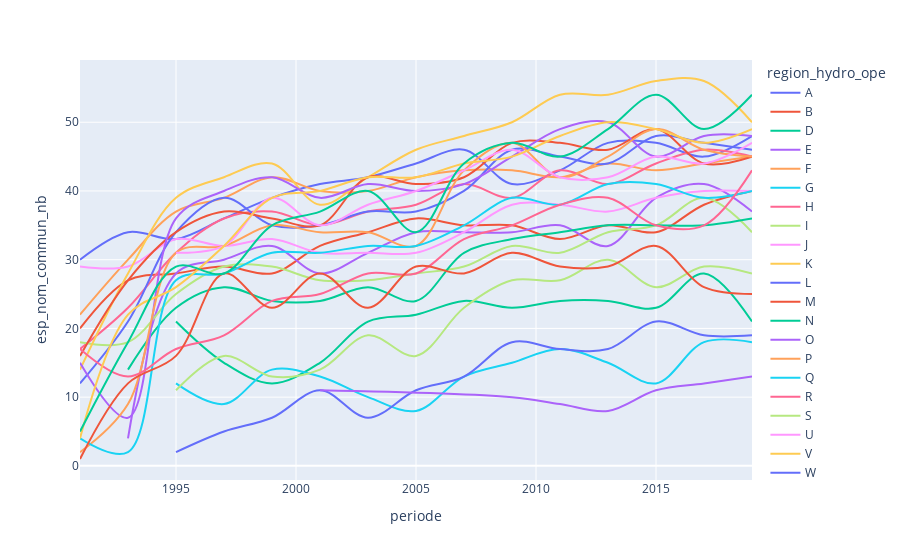

This figure's notebook cell:
### Code cell
# Evolution de la richesse spécifique des régions au court du temps, combiné
fig = px.line(
    df_regions, x="periode", y="esp_nom_commun_nb", color="region_hydro_ope",
    line_shape="spline", render_mode="svg")
fig.show()

### Figure 1 — Plotly figure (JSON) as saved in the notebook; plotly's stock layout.template omitted (floating-point values rounded to 4 significant figures)
{"data": [{"hovertemplate": "region_hydro_ope=A<br>periode=%{x}<br>esp_nom_commun_nb=%{y}<extra></extra>", "legendgroup": "A", "line": {"color": "#636efa", "dash": "solid", "shape": "spline"}, "mode": "lines", "name": "A", "orientation": "v", "showlegend": true, "type": "scatter", "x": [1991, 1993, 1995, 1997, 1999, 2001, 2003, 2005, 2007, 2009, 2011, 2013, 2015, 2017, 2019], "xaxis": "x", "y": [30, 34, 33, 36, 39, 41, 42, 44, 46, 41, 43, 47, 47, 45, 48], "yaxis": "y"}, {"hovertemplate": "region_hydro_ope=B<br>periode=%{x}<br>esp_nom_commun_nb=%{y}<extra></extra>", "legendgroup": "B", "line": {"color": "#EF553B", "dash": "solid", "shape": "spline"}, "mode": "lines", "name": "B", "orientation": "v", "showlegend": true, "type": "scatter", "x": [1991, 1993, 1995, 1997, 1999, 2001, 2003, 2005, 2007, 2009, 2011, 2013, 2015, 2017, 2019], "xaxis": "x", "y": [20, 27, 28, 29, 28, 32, 34, 36, 35, 35, 33, 35, 34, 38, 40], "yaxis": "y"}, {"hovertemplate": "region_hydro_ope=D<br>periode=%{x}<br>esp_nom_commun_nb=%{y}<extra></extra>", "legendgroup": "D", "line": {"color": "#00cc96", "dash": "solid", "shape": "spline"}, "mode": "lines", "name": "D", "orientation": "v", "showlegend": true, "type": "scatter", "x": [1995, 1997, 1999, 2001, 2003, 2005, 2007, 2009, 2011, 2013, 2015, 2017, 2019], "xaxis": "x", "y": [21, 15, 12, 15, 21, 22, 24, 23, 24, 24, 23, 28, 21], "yaxis": "y"}, {"hovertemplate": "region_hydro_ope=E<br>periode=%{x}<br>esp_nom_commun_nb=%{y}<extra></extra>", "legendgroup": "E", "line": {"color": "#ab63fa", "dash": "solid", "shape": "spline"}, "mode": "lines", "name": "E", "orientation": "v", "showlegend": true, "type": "scatter", "x": [1993, 1995, 1997, 1999, 2001, 2003, 2005, 2007, 2009, 2011, 2013, 2015, 2017, 2019], "xaxis": "x", "y": [4, 28, 30, 32, 28, 31, 34, 34, 34, 35, 32, 39, 41, 37], "yaxis": "y"}, {"hovertemplate": "region_hydro_ope=F<br>periode=%{x}<br>esp_nom_commun_nb=%{y}<extra></extra>", "legendgroup": "F", "line": {"color": "#FFA15A", "dash": "solid", "shape": "spline"}, "mode": "lines", "name": "F", "orientation": "v", "showlegend": true, "type": "scatter", "x": [1991, 1993, 1995, 1997, 1999, 2001, 2003, 2005, 2007, 2009, 2011, 2013, 2015, 2017, 2019], "xaxis": "x", "y": [22, 30, 37, 39, 42, 40, 40, 42, 43, 43, 42, 44, 43, 44, 45], "yaxis": "y"}, {"hovertemplate": "region_hydro_ope=G<br>periode=%{x}<br>esp_nom_commun_nb=%{y}<extra></extra>", "legendgroup": "G", "line": {"color": "#19d3f3", "dash": "solid", "shape": "spline"}, "mode": "lines", "name": "G", "orientation": "v", "showlegend": true, "type": "scatter", "x": [1995, 1997, 1999, 2001, 2003, 2005, 2007, 2009, 2011, 2013, 2015, 2017, 2019], "xaxis": "x", "y": [12, 9, 14, 13, 10, 8, 13, 15, 17, 15, 12, 18, 18], "yaxis": "y"}, {"hovertemplate": "region_hydro_ope=H<br>periode=%{x}<br>esp_nom_commun_nb=%{y}<extra></extra>", "legendgroup": "H", "line": {"color": "#FF6692", "dash": "solid", "shape": "spline"}, "mode": "lines", "name": "H", "orientation": "v", "showlegend": true, "type": "scatter", "x": [1991, 1993, 1995, 1997, 1999, 2001, 2003, 2005, 2007, 2009, 2011, 2013, 2015, 2017, 2019], "xaxis": "x", "y": [17, 23, 31, 36, 37, 35, 37, 38, 41, 39, 43, 41, 44, 46, 45], "yaxis": "y"}, {"hovertemplate": "region_hydro_ope=I<br>periode=%{x}<br>esp_nom_commun_nb=%{y}<extra></extra>", "legendgroup": "I", "line": {"color": "#B6E880", "dash": "solid", "shape": "spline"}, "mode": "lines", "name": "I", "orientation": "v", "showlegend": true, "type": "scatter", "x": [1991, 1993, 1995, 1997, 1999, 2001, 2003, 2005, 2007, 2009, 2011, 2013, 2015, 2017, 2019], "xaxis": "x", "y": [18, 18, 25, 29, 29, 27, 27, 28, 29, 32, 31, 34, 35, 39, 34], "yaxis": "y"}, {"hovertemplate": "region_hydro_ope=J<br>periode=%{x}<br>esp_nom_commun_nb=%{y}<extra></extra>", "legendgroup": "J", "line": {"color": "#FF97FF", "dash": "solid", "shape": "spline"}, "mode": "lines", "name": "J", "orientation": "v", "showlegend": true, "type": "scatter", "x": [1991, 1993, 1995, 1997, 1999, 2001, 2003, 2005, 2007, 2009, 2011, 2013, 2015, 2017, 2019], "xaxis": "x", "y": [29, 29, 33, 32, 33, 31, 31, 31, 34, 38, 38, 37, 39, 40, 40], "yaxis": "y"}, {"hovertemplate": "region_hydro_ope=K<br>periode=%{x}<br>esp_nom_commun_nb=%{y}<extra></extra>", "legendgroup": "K", "line": {"color": "#FECB52", "dash": "solid", "shape": "spline"}, "mode": "lines", "name": "K", "orientation": "v", "showlegend": true, "type": "scatter", "x": [1991, 1993, 1995, 1997, 1999, 2001, 2003, 2005, 2007, 2009, 2011, 2013, 2015, 2017, 2019], "xaxis": "x", "y": [14, 28, 39, 42, 44, 38, 42, 46, 48, 50, 54, 54, 56, 56, 50], "yaxis": "y"}, {"hovertemplate": "region_hydro_ope=L<br>periode=%{x}<br>esp_nom_commun_nb=%{y}<extra></extra>", "legendgroup": "L", "line": {"color": "#636efa", "dash": "solid", "shape": "spline"}, "mode": "lines", "name": "L", "orientation": "v", "showlegend": true, "type": "scatter", "x": [1991, 1993, 1995, 1997, 1999, 2001, 2003, 2005, 2007, 2009, 2011, 2013, 2015, 2017, 2019], "xaxis": "x", "y": [12, 21, 34, 39, 35, 35, 37, 37, 40, 46, 45, 44, 48, 47, 46], "yaxis": "y"}, {"hovertemplate": "region_hydro_ope=M<br>periode=%{x}<br>esp_nom_commun_nb=%{y}<extra></extra>", "legendgroup": "M", "line": {"color": "#EF553B", "dash": "solid", "shape": "spline"}, "mode": "lines", "name": "M", "orientation": "v", "showlegend": true, "type": "scatter", "x": [1991, 1993, 1995, 1997, 1999, 2001, 2003, 2005, 2007, 2009, 2011, 2013, 2015, 2017, 2019], "xaxis": "x", "y": [16, 27, 34, 37, 36, 35, 42, 41, 42, 47, 47, 46, 49, 44, 45], "yaxis": "y"}, {"hovertemplate": "region_hydro_ope=N<br>periode=%{x}<br>esp_nom_commun_nb=%{y}<extra></extra>", "legendgroup": "N", "line": {"color": "#00cc96", "dash": "solid", "shape": "spline"}, "mode": "lines", "name": "N", "orientation": "v", "showlegend": true, "type": "scatter", "x": [1993, 1995, 1997, 1999, 2001, 2003, 2005, 2007, 2009, 2011, 2013, 2015, 2017, 2019], "xaxis": "x", "y": [14, 23, 26, 24, 24, 26, 24, 31, 33, 34, 35, 35, 35, 36], "yaxis": "y"}, {"hovertemplate": "region_hydro_ope=O<br>periode=%{x}<br>esp_nom_commun_nb=%{y}<extra></extra>", "legendgroup": "O", "line": {"color": "#ab63fa", "dash": "solid", "shape": "spline"}, "mode": "lines", "name": "O", "orientation": "v", "showlegend": true, "type": "scatter", "x": [1991, 1993, 1995, 1997, 1999, 2001, 2003, 2005, 2007, 2009, 2011, 2013, 2015, 2017, 2019], "xaxis": "x", "y": [15, 7, 36, 40, 42, 39, 41, 40, 41, 45, 49, 50, 45, 48, 48], "yaxis": "y"}, {"hovertemplate": "region_hydro_ope=P<br>periode=%{x}<br>esp_nom_commun_nb=%{y}<extra></extra>", "legendgroup": "P", "line": {"color": "#FFA15A", "dash": "solid", "shape": "spline"}, "mode": "lines", "name": "P", "orientation": "v", "showlegend": true, "type": "scatter", "x": [1991, 1993, 1995, 1997, 1999, 2001, 2003, 2005, 2007, 2009, 2011, 2013, 2015, 2017, 2019], "xaxis": "x", "y": [2, 9, 31, 32, 35, 34, 34, 32, 43, 47, 42, 45, 49, 46, 45], "yaxis": "y"}, {"hovertemplate": "region_hydro_ope=Q<br>periode=%{x}<br>esp_nom_commun_nb=%{y}<extra></extra>", "legendgroup": "Q", "line": {"color": "#19d3f3", "dash": "solid", "shape": "spline"}, "mode": "lines", "name": "Q", "orientation": "v", "showlegend": true, "type": "scatter", "x": [1991, 1993, 1995, 1997, 1999, 2001, 2003, 2005, 2007, 2009, 2011, 2013, 2015, 2017, 2019], "xaxis": "x", "y": [4, 2, 27, 28, 31, 31, 32, 32, 35, 39, 38, 41, 41, 39, 40], "yaxis": "y"}, {"hovertemplate": "region_hydro_ope=R<br>periode=%{x}<br>esp_nom_commun_nb=%{y}<extra></extra>", "legendgroup": "R", "line": {"color": "#FF6692", "dash": "solid", "shape": "spline"}, "mode": "lines", "name": "R", "orientation": "v", "showlegend": true, "type": "scatter", "x": [1991, 1993, 1995, 1997, 1999, 2001, 2003, 2005, 2007, 2009, 2011, 2013, 2015, 2017, 2019], "xaxis": "x", "y": [17, 13, 17, 19, 24, 25, 28, 28, 33, 35, 38, 39, 35, 35, 43], "yaxis": "y"}, {"hovertemplate": "region_hydro_ope=S<br>periode=%{x}<br>esp_nom_commun_nb=%{y}<extra></extra>", "legendgroup": "S", "line": {"color": "#B6E880", "dash": "solid", "shape": "spline"}, "mode": "lines", "name": "S", "orientation": "v", "showlegend": true, "type": "scatter", "x": [1995, 1997, 1999, 2001, 2003, 2005, 2007, 2009, 2011, 2013, 2015, 2017, 2019], "xaxis": "x", "y": [11, 16, 13, 14, 19, 16, 23, 27, 27, 30, 26, 29, 28], "yaxis": "y"}, {"hovertemplate": "region_hydro_ope=U<br>periode=%{x}<br>esp_nom_commun_nb=%{y}<extra></extra>", "legendgroup": "U", "line": {"color": "#FF97FF", "dash": "solid", "shape": "spline"}, "mode": "lines", "name": "U", "orientation": "v", "showlegend": true, "type": "scatter", "x": [1995, 1997, 1999, 2001, 2003, 2005, 2007, 2009, 2011, 2013, 2015, 2017, 2019], "xaxis": "x", "y": [31, 32, 39, 35, 38, 40, 43, 46, 42, 42, 45, 44, 47], "yaxis": "y"}, {"hovertemplate": "region_hydro_ope=V<br>periode=%{x}<br>esp_nom_commun_nb=%{y}<extra></extra>", "legendgroup": "V", "line": {"color": "#FECB52", "dash": "solid", "shape": "spline"}, "mode": "lines", "name": "V", "orientation": "v", "showlegend": true, "type": "scatter", "x": [1991, 1993, 1995, 1997, 1999, 2001, 2003, 2005, 2007, 2009, 2011, 2013, 2015, 2017, 2019], "xaxis": "x", "y": [4, 22, 26, 32, 39, 40, 42, 42, 44, 45, 48, 50, 49, 47, 49], "yaxis": "y"}, {"hovertemplate": "region_hydro_ope=W<br>periode=%{x}<br>esp_nom_commun_nb=%{y}<extra></extra>", "legendgroup": "W", "line": {"color": "#636efa", "dash": "solid", "shape": "spline"}, "mode": "lines", "name": "W", "orientation": "v", "showlegend": true, "type": "scatter", "x": [1995, 1997, 1999, 2001, 2003, 2005, 2007, 2009, 2011, 2013, 2015, 2017, 2019], "xaxis": "x", "y": [2, 5, 7, 11, 7, 11, 13, 18, 17, 17, 21, 19, 19], "yaxis": "y"}, {"hovertemplate": "region_hydro_ope=X<br>periode=%{x}<br>esp_nom_commun_nb=%{y}<extra></extra>", "legendgroup": "X", "line": {"color": "#EF553B", "dash": "solid", "shape": "spline"}, "mode": "lines", "name": "X", "orientation": "v", "showlegend": true, "type": "scatter", "x": [1991, 1993, 1995, 1997, 1999, 2001, 2003, 2005, 2007, 2009, 2011, 2013, 2015, 2017, 2019], "xaxis": "x", "y": [1, 12, 16, 28, 23, 28, 23, 29, 28, 31, 29, 29, 32, 26, 25], "yaxis": "y"}, {"hovertemplate": "region_hydro_ope=Y<br>periode=%{x}<br>esp_nom_commun_nb=%{y}<extra></extra>", "legendgroup": "Y", "line": {"color": "#00cc96", "dash": "solid", "shape": "spline"}, "mode": "lines", "name": "Y", "orientation": "v", "showlegend": true, "type": "scatter", "x": [1991, 1993, 1995, 1997, 1999, 2001, 2003, 2005, 2007, 2009, 2011, 2013, 2015, 2017, 2019], "xaxis": "x", "y": [5, 18, 29, 28, 35, 37, 40, 34, 44, 47, 45, 49, 54, 49, 54], "yaxis": "y"}, {"hovertemplate": "region_hydro_ope=z<br>periode=%{x}<br>esp_nom_commun_nb=%{y}<extra></extra>", "legendgroup": "z", "line": {"color": "#ab63fa", "dash": "solid", "shape": "spline"}, "mode": "lines", "name": "z", "orientation": "v", "showlegend": true, "type": "scatter", "x": [2001, 2009, 2011, 2013, 2015, 2017, 2019], "xaxis": "x", "y": [11, 10, 9, 8, 11, 12, 13], "yaxis": "y"}], "layout": {"legend": {"title": {"text": "region_hydro_ope"}, "tracegroupgap": 0}, "margin": {"t": 60}, "xaxis": {"anchor": "y", "domain": [0, 1], "title": {"text": "periode"}}, "yaxis": {"anchor": "x", "domain": [0, 1], "title": {"text": "esp_nom_commun_nb"}}}}
